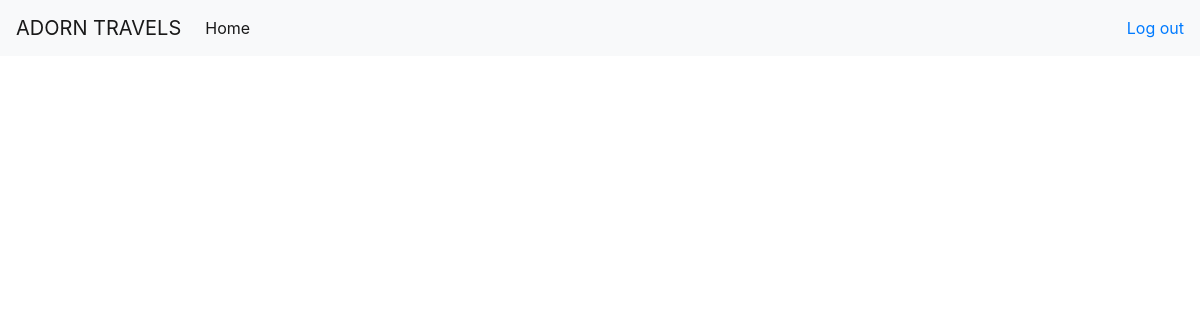
Page /cus/ods (signed in) on the earlier database version.
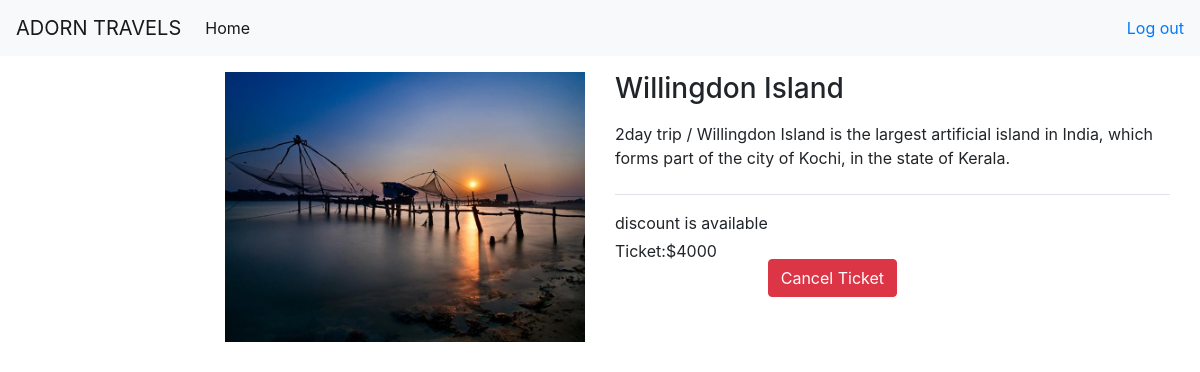
Same page on the later database version.
### cust/models.py (models this page shows)
class Orders(models.Model):
    product=models.ForeignKey(Keraladm,on_delete=models.CASCADE)
    user=models.ForeignKey(User,on_delete=models.CASCADE)
    address=models.CharField(max_length=500)
    phone=models.IntegerField()
    date=models.DateField(auto_now_add=True)

### owner/models.py (models this page shows)
class Keraladm(models.Model):
    name=models.CharField(max_length=1000)
    description=models.CharField(max_length=1000)
    startingrate=models.IntegerField()
    offer=models.CharField(max_length=1000)
    image=models.ImageField(upload_to='productimage')

### cust/views.py (the view)
# urls.py: path('ods',OrderListv.as_view(),name="orders"),
@method_decorator(dec,name='dispatch')
class OrderListv(ListView):
    template_name='orderlist.html'
    model=Orders
    context_object_name='orders'
    def get_queryset(self) :
        return Orders.objects.filter(user=self.request.user)

### cust/views.py (called while the page is built)
def signin_required(fn):
    def inner(request,*args,**kwargs):
        if request.user.is_authenticated:
            return fn(request,*args,**kwargs)
        else:
            return redirect('signit')
    return inner

### cust/templates/orderlist.html (shortened to what this page needs)
<!doctype html>
<html lang="en">
  <head>
    <link rel="stylesheet" href="https://stackpath.bootstrapcdn.com/bootstrap/4.3.1/css/bootstrap.min.css">
  </head>
  <body>
    <nav class="navbar navbar-expand-lg navbar-light bg-light">
        <a class="navbar-brand" href="#">ADORN TRAVELS</a>
        <div class="collapse navbar-collapse" id="navbarTogglerDemo02">
          <ul class="navbar-nav mr-auto mt-2 mt-lg-0">
            <li class="nav-item active">
              <a class="nav-link" href="{% url 'p' %}">Home </a>
            </li>
            <li class="nav-item">
              <a class="nav-link" href="#"></a>
            </li>
            <li class="nav-item">
              <a class="nav-link " href="#"></a>
            </li>
          </ul>
            <a href="{% url 'f' %}">Log out</a>
        </div>
      </nav>
{%for i in orders%}
<section class="events-section events-listing-section section-bg section-padding" id="section_3">
    <div class="container">
        <div class="row">
            <div class="col-lg-12 col-12">
            </div>
            <div class="row custom-block mb-3">
                <div class="col-lg-2 col-md-4 col-12 order-2 order-md-0 order-lg-0">
                    <div class="custom-block-date-wrap d-flex d-lg-block d-md-block align-items-center mt-3 mt-lg-0 mt-md-0">
                        <strong class="text-white">Feb 2023</strong>
                    </div>
                </div>
                <div class="col-lg-4 col-md-8 col-12 order-1 order-lg-0">
                    <div class="custom-block-image-wrap">
                            <img src="{{i.product.image.url}}" class="custom-block-image img-fluid" alt="">
                    </div>
                </div>
                <div class="col-lg-6 col-12 order-3 order-lg-0">
                    <div class="custom-block-info mt-2 mt-lg-0">
                        <h3 class="events-title mb-3">{{i.product.name}}</h3>
                        <p class="mb-0">{{i.product.description}}</p>
                        <div class="d-flex flex-wrap border-top mt-4 pt-3">
                            <div class="mb-4 mb-lg-0">
                                <div class="d-flex flex-wrap align-items-center mb-1">
                                    <p class="mb-0">{{i.product.offer}} </p>
                                </div>
                                <div class="d-flex flex-wrap align-items-center">
                                    <span class="custom-block-span">Ticket:</span>
                                    <p class="mb-0">${{i.product.startingrate}}</p>
                                </div>
                            </div>
                            <div class="d-flex align-items-center ms-lg-auto">
                                <a href="{% url 'dlt' i.id %}" class="btn btn-danger my-5">Cancel Ticket</a>
                            </div>
                        </div>
                    </div>
                </div>
            </div>
{%endfor%}
  </body>
</html>

Differences in the rows shown:
added Orders: product.image (picture), product.name "Willingdon Island", product.description "2day trip / Willingdon Island is the largest artificial island in India, which forms part of the city of Kochi, in the state of Kerala.", product.offer "discount is available", product.startingrate "4000"
